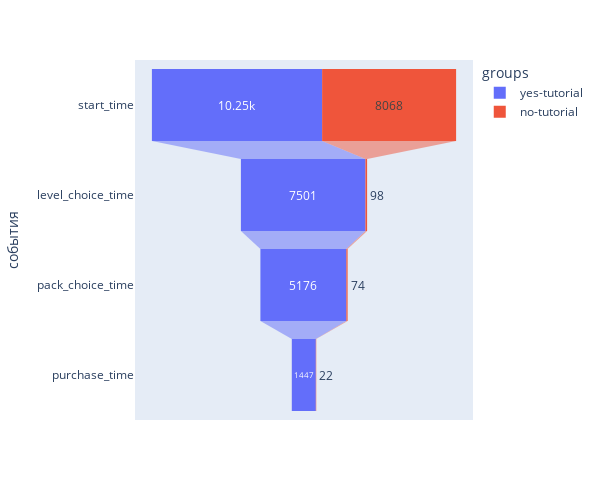

The notebook cell this image was saved under:
### Code cell
fig = px.funnel(vizual_df, 
                y='события', 
                x='число пользователей', 
                color='groups', 
                orientation='h', 
                height=500, #высота
                width=600 #ширина
                )
fig.show()
# fig.write_html(r"E:\репозитории\for_Python/funnel_3d.html")

### Figure 1 — Plotly figure (JSON) as saved in the notebook; plotly's stock layout.template omitted (floating-point values rounded to 4 significant figures)
{"data": [{"hovertemplate": "groups=yes-tutorial<br>число пользователей=%{x}<br>события=%{y}<extra></extra>", "legendgroup": "yes-tutorial", "marker": {"color": "#636efa"}, "name": "yes-tutorial", "orientation": "h", "showlegend": true, "type": "funnel", "x": [10250, 7501, 5176, 1447], "xaxis": "x", "y": ["start_time", "level_choice_time", "pack_choice_time", "purchase_time"], "yaxis": "y"}, {"hovertemplate": "groups=no-tutorial<br>число пользователей=%{x}<br>события=%{y}<extra></extra>", "legendgroup": "no-tutorial", "marker": {"color": "#EF553B"}, "name": "no-tutorial", "orientation": "h", "showlegend": true, "type": "funnel", "x": [8068, 98, 74, 22], "xaxis": "x", "y": ["start_time", "level_choice_time", "pack_choice_time", "purchase_time"], "yaxis": "y"}], "layout": {"height": 500, "legend": {"title": {"text": "groups"}, "tracegroupgap": 0}, "margin": {"t": 60}, "width": 600, "xaxis": {"anchor": "y", "domain": [0, 1], "title": {"text": "число пользователей"}}, "yaxis": {"anchor": "x", "domain": [0, 1], "title": {"text": "события"}}}}
